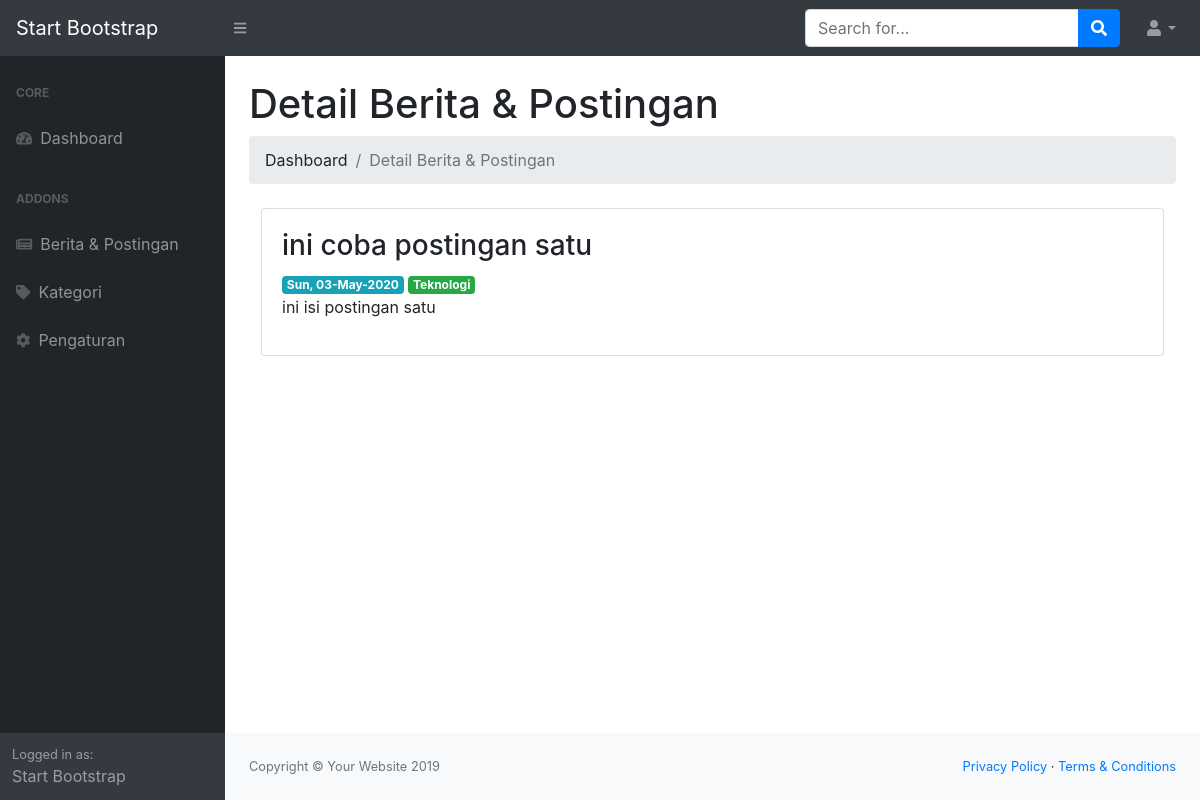
/postingan/detail/1, run on the app's committed database.
### tables this page shows
CREATE TABLE `tbl_postingan` (
  `id` int(11) NOT NULL,
  `id_kategori` int(11) NOT NULL,
  `nama` varchar(128) NOT NULL,
  `isi_postingan` text NOT NULL,
  `slug` varchar(128) NOT NULL,
  `tanggal_dibuat` int(11) NOT NULL
);

CREATE TABLE `tbl_kategori` (
  `id` int(11) NOT NULL,
  `nama_kategori` varchar(128) NOT NULL
);

### application/controllers/Postingan.php (called while the page is built, shortened)
<?php
class Postingan extends CI_Controller{
	public function __construct()
	{
		$this->load->model('M_kategori', 'kategori');
		$this->load->model('M_postingan', 'postingan');
	}
	public function detail($id)
	{
		$data_kategori = $this->postingan->getById($id);
		$id_kategori =  $data_kategori['id_kategori'];
		$data['kategori'] = $this->kategori->get_where($id_kategori);
		$data['postingan'] = $this->postingan->getById($id);
		$data['header'] = "Detail Berita & Postingan";
		$this->load->view('templates/header');
		$this->load->view('templates/sidebar', $data);
		$this->load->view('admin/postingan/detail', $data);
		$this->load->view('templates/footer');
	}
}

### index.php (called while the page is built, shortened)
<?php
require_once BASEPATH.'core/CodeIgniter.php';

### application/models/M_postingan.php (called while the page is built, shortened)
<?php
class M_postingan extends CI_Model{
	public function getById($id)
	{
		return $this->db->get_where('tbl_postingan', ['id' => $id])->row_array();
	}
}

### application/models/M_kategori.php (called while the page is built, shortened)
<?php
class M_kategori extends CI_Model{
	public function get_where($id)
	{
		return $this->db->get_where('tbl_kategori', ['id' => $id])->row_array();
	}
}

### application/views/admin/postingan/detail.php (the view, shortened to what this page needs)
<div class="container">
	<div class="card">
		<div class="card-body">
			<h3><?= $postingan['nama']; ?></h3>
			<span class="badge badge-info"><?= date('D, d-M-Y', $postingan['tanggal_dibuat']); ?></span>
			<span class="badge badge-success"><?= $kategori['nama_kategori'] ?></span>
			<p>
				<?= $postingan['isi_postingan']; ?>
			</p>
		</div>
	</div>
</div>

### data on the page
tbl_postingan: nama "ini coba postingan satu", tanggal_dibuat "Sun, 03-May-2020", isi_postingan "ini isi postingan satu"
tbl_kategori: nama_kategori "Teknologi"

### other printed values
$header "Detail Berita & Postingan"
